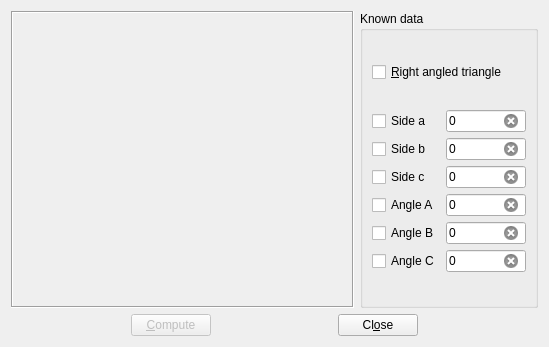
<?xml version="1.0" encoding="UTF-8"?>
<ui version="4.0">
 <class>TriangleDialog</class>
 <widget class="QDialog" name="TriangleDialog">
  <property name="geometry">
   <rect>
    <x>0</x>
    <y>0</y>
    <width>549</width>
    <height>347</height>
   </rect>
  </property>
  <property name="windowTitle">
   <string>Dialog</string>
  </property>
  <layout class="QVBoxLayout" name="verticalLayout_2">
   <item>
    <layout class="QHBoxLayout" name="horizontalLayout_2">
     <item>
      <widget class="QLabel" name="picLabel">
       <property name="minimumSize">
        <size>
         <width>343</width>
         <height>0</height>
        </size>
       </property>
       <property name="frameShape">
        <enum>QFrame::Box</enum>
       </property>
       <property name="frameShadow">
        <enum>QFrame::Sunken</enum>
       </property>
       <property name="midLineWidth">
        <number>0</number>
       </property>
       <property name="text">
        <string/>
       </property>
       <property name="pixmap">
        <pixmap resource="../../../src-common/application.qrc">:/images/trig.png</pixmap>
       </property>
      </widget>
     </item>
     <item>
      <widget class="QGroupBox" name="groupBox">
       <property name="title">
        <string>Known data</string>
       </property>
       <layout class="QVBoxLayout" name="verticalLayout">
        <item>
         <widget class="QCheckBox" name="rightTriangleCheckBox">
          <property name="text">
           <string>&amp;Right angled triangle</string>
          </property>
         </widget>
        </item>
        <item>
         <layout class="QGridLayout" name="gridLayout">
          <item row="1" column="0">
           <widget class="QCheckBox" name="aCheckBox">
            <property name="text">
             <string>Side a</string>
            </property>
           </widget>
          </item>
          <item row="3" column="0">
           <widget class="QCheckBox" name="bCheckBox">
            <property name="text">
             <string>Side b</string>
            </property>
           </widget>
          </item>
          <item row="4" column="0">
           <widget class="QCheckBox" name="cCheckBox">
            <property name="text">
             <string>Side c</string>
            </property>
           </widget>
          </item>
          <item row="5" column="0">
           <widget class="QCheckBox" name="aACheckBox">
            <property name="text">
             <string>Angle A</string>
            </property>
           </widget>
          </item>
          <item row="6" column="0">
           <widget class="QCheckBox" name="aBCheckBox">
            <property name="text">
             <string>Angle B</string>
            </property>
           </widget>
          </item>
          <item row="7" column="0">
           <widget class="QCheckBox" name="aCCheckBox">
            <property name="text">
             <string>Angle C</string>
            </property>
           </widget>
          </item>
          <item row="1" column="1">
           <widget class="QLineEdit" name="aInput">
            <property name="text">
             <string>0</string>
            </property>
            <property name="maxLength">
             <number>8</number>
            </property>
            <property name="readOnly">
             <bool>true</bool>
            </property>
            <property name="clearButtonEnabled">
             <bool>true</bool>
            </property>
           </widget>
          </item>
          <item row="3" column="1">
           <widget class="QLineEdit" name="bInput">
            <property name="text">
             <string>0</string>
            </property>
            <property name="maxLength">
             <number>8</number>
            </property>
            <property name="readOnly">
             <bool>true</bool>
            </property>
            <property name="clearButtonEnabled">
             <bool>true</bool>
            </property>
           </widget>
          </item>
          <item row="4" column="1">
           <widget class="QLineEdit" name="cInput">
            <property name="text">
             <string>0</string>
            </property>
            <property name="maxLength">
             <number>8</number>
            </property>
            <property name="readOnly">
             <bool>true</bool>
            </property>
            <property name="clearButtonEnabled">
             <bool>true</bool>
            </property>
           </widget>
          </item>
          <item row="5" column="1">
           <widget class="QLineEdit" name="aAInput">
            <property name="text">
             <string>0</string>
            </property>
            <property name="maxLength">
             <number>8</number>
            </property>
            <property name="readOnly">
             <bool>true</bool>
            </property>
            <property name="clearButtonEnabled">
             <bool>true</bool>
            </property>
           </widget>
          </item>
          <item row="6" column="1">
           <widget class="QLineEdit" name="aBInput">
            <property name="text">
             <string>0</string>
            </property>
            <property name="maxLength">
             <number>8</number>
            </property>
            <property name="readOnly">
             <bool>true</bool>
            </property>
            <property name="clearButtonEnabled">
             <bool>true</bool>
            </property>
           </widget>
          </item>
          <item row="7" column="1">
           <widget class="QLineEdit" name="aCInput">
            <property name="text">
             <string>0</string>
            </property>
            <property name="maxLength">
             <number>8</number>
            </property>
            <property name="readOnly">
             <bool>true</bool>
            </property>
            <property name="clearButtonEnabled">
             <bool>true</bool>
            </property>
           </widget>
          </item>
         </layout>
        </item>
       </layout>
      </widget>
     </item>
    </layout>
   </item>
   <item>
    <layout class="QHBoxLayout" name="horizontalLayout">
     <item>
      <spacer name="horizontalSpacer">
       <property name="orientation">
        <enum>Qt::Horizontal</enum>
       </property>
       <property name="sizeHint" stdset="0">
        <size>
         <width>40</width>
         <height>20</height>
        </size>
       </property>
      </spacer>
     </item>
     <item>
      <widget class="QPushButton" name="computeButton">
       <property name="enabled">
        <bool>false</bool>
       </property>
       <property name="text">
        <string>&amp;Compute</string>
       </property>
       <property name="icon">
        <iconset resource="../../../src-common/application.qrc">
         <normaloff>:/images/funct.png</normaloff>:/images/funct.png</iconset>
       </property>
       <property name="default">
        <bool>true</bool>
       </property>
      </widget>
     </item>
     <item>
      <spacer name="horizontalSpacer_2">
       <property name="orientation">
        <enum>Qt::Horizontal</enum>
       </property>
       <property name="sizeHint" stdset="0">
        <size>
         <width>40</width>
         <height>20</height>
        </size>
       </property>
      </spacer>
     </item>
     <item>
      <widget class="QPushButton" name="closeButton">
       <property name="text">
        <string>Cl&amp;ose</string>
       </property>
       <property name="icon">
        <iconset resource="../../../src-common/application.qrc">
         <normaloff>:/images/window-close.png</normaloff>:/images/window-close.png</iconset>
       </property>
       <property name="autoDefault">
        <bool>false</bool>
       </property>
      </widget>
     </item>
     <item>
      <spacer name="horizontalSpacer_3">
       <property name="orientation">
        <enum>Qt::Horizontal</enum>
       </property>
       <property name="sizeHint" stdset="0">
        <size>
         <width>40</width>
         <height>20</height>
        </size>
       </property>
      </spacer>
     </item>
    </layout>
   </item>
  </layout>
 </widget>
 <tabstops>
  <tabstop>rightTriangleCheckBox</tabstop>
  <tabstop>aCheckBox</tabstop>
  <tabstop>aInput</tabstop>
  <tabstop>bCheckBox</tabstop>
  <tabstop>bInput</tabstop>
  <tabstop>cCheckBox</tabstop>
  <tabstop>cInput</tabstop>
  <tabstop>aACheckBox</tabstop>
  <tabstop>aAInput</tabstop>
  <tabstop>aBCheckBox</tabstop>
  <tabstop>aBInput</tabstop>
  <tabstop>aCCheckBox</tabstop>
  <tabstop>aCInput</tabstop>
  <tabstop>computeButton</tabstop>
  <tabstop>closeButton</tabstop>
 </tabstops>
 <resources>
  <include location="../../../src-common/application.qrc"/>
 </resources>
 <connections/>
</ui>
